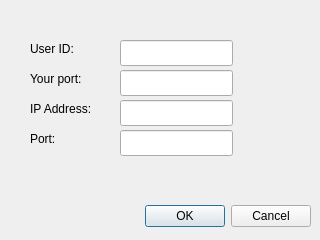
<?xml version="1.0" encoding="UTF-8"?>
<ui version="4.0">
 <class>connect_dialog</class>
 <widget class="QDialog" name="connect_dialog">
  <property name="geometry">
   <rect>
    <x>0</x>
    <y>0</y>
    <width>320</width>
    <height>240</height>
   </rect>
  </property>
  <property name="windowTitle">
   <string>Dialog</string>
  </property>
  <widget class="QDialogButtonBox" name="buttonBox">
   <property name="geometry">
    <rect>
     <x>10</x>
     <y>200</y>
     <width>301</width>
     <height>32</height>
    </rect>
   </property>
   <property name="orientation">
    <enum>Qt::Horizontal</enum>
   </property>
   <property name="standardButtons">
    <set>QDialogButtonBox::Cancel|QDialogButtonBox::Ok</set>
   </property>
  </widget>
  <widget class="QLabel" name="label">
   <property name="geometry">
    <rect>
     <x>30</x>
     <y>40</y>
     <width>58</width>
     <height>18</height>
    </rect>
   </property>
   <property name="text">
    <string>User ID:</string>
   </property>
  </widget>
  <widget class="QLabel" name="label_2">
   <property name="geometry">
    <rect>
     <x>30</x>
     <y>70</y>
     <width>71</width>
     <height>18</height>
    </rect>
   </property>
   <property name="text">
    <string>Your port:</string>
   </property>
  </widget>
  <widget class="QLabel" name="label_3">
   <property name="geometry">
    <rect>
     <x>30</x>
     <y>100</y>
     <width>161</width>
     <height>18</height>
    </rect>
   </property>
   <property name="text">
    <string>IP Address:</string>
   </property>
  </widget>
  <widget class="QLabel" name="label_4">
   <property name="geometry">
    <rect>
     <x>30</x>
     <y>130</y>
     <width>58</width>
     <height>18</height>
    </rect>
   </property>
   <property name="text">
    <string>Port:</string>
   </property>
  </widget>
  <widget class="QLineEdit" name="ID_input">
   <property name="geometry">
    <rect>
     <x>120</x>
     <y>40</y>
     <width>113</width>
     <height>26</height>
    </rect>
   </property>
  </widget>
  <widget class="QLineEdit" name="open_port_input">
   <property name="geometry">
    <rect>
     <x>120</x>
     <y>70</y>
     <width>113</width>
     <height>26</height>
    </rect>
   </property>
  </widget>
  <widget class="QLineEdit" name="ip_input">
   <property name="geometry">
    <rect>
     <x>120</x>
     <y>100</y>
     <width>113</width>
     <height>26</height>
    </rect>
   </property>
  </widget>
  <widget class="QLineEdit" name="ip_port_input">
   <property name="geometry">
    <rect>
     <x>120</x>
     <y>130</y>
     <width>113</width>
     <height>26</height>
    </rect>
   </property>
  </widget>
 </widget>
 <resources/>
 <connections>
  <connection>
   <sender>buttonBox</sender>
   <signal>accepted()</signal>
   <receiver>connect_dialog</receiver>
   <slot>accept()</slot>
   <hints>
    <hint type="sourcelabel">
     <x>248</x>
     <y>254</y>
    </hint>
    <hint type="destinationlabel">
     <x>157</x>
     <y>274</y>
    </hint>
   </hints>
  </connection>
  <connection>
   <sender>buttonBox</sender>
   <signal>rejected()</signal>
   <receiver>connect_dialog</receiver>
   <slot>reject()</slot>
   <hints>
    <hint type="sourcelabel">
     <x>316</x>
     <y>260</y>
    </hint>
    <hint type="destinationlabel">
     <x>286</x>
     <y>274</y>
    </hint>
   </hints>
  </connection>
 </connections>
</ui>
